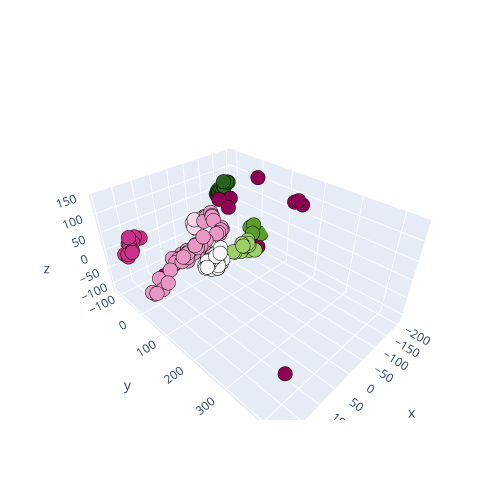

The notebook cell saved with this chart:
### Code cell
# 3d scatterplot of dbsacn using plotly
import plotly.graph_objs as go
fig = plt.figure(figsize = (15,15))
trace = go.Scatter3d(x=X[:, 0], y=X[:, 1], z=X[:, 2], mode='markers',marker=dict(color = db_labels, size= 5, line=dict(color= 'black',width = 3)))
layout = go.Layout(margin=dict(l=0,r=0),height = 500,width = 500)
data = [trace]
fig = go.Figure(data = data, layout = layout)
fig.show()

### Figure 1 — Plotly figure (JSON) as saved in the notebook; plotly's stock layout.template omitted (floating-point values rounded to 4 significant figures; data arrays with more than 128 entries replaced by an {"elided": "..."} marker saying what was removed)
{"data": [{"marker": {"color": {"elided": "165 int values"}, "line": {"color": "black", "width": 3}, "size": 5}, "mode": "markers", "type": "scatter3d", "x": {"elided": "165 float values"}, "y": {"elided": "165 float values"}, "z": {"elided": "165 float values"}}], "layout": {"height": 500, "margin": {"l": 0, "r": 0}, "width": 500}}
